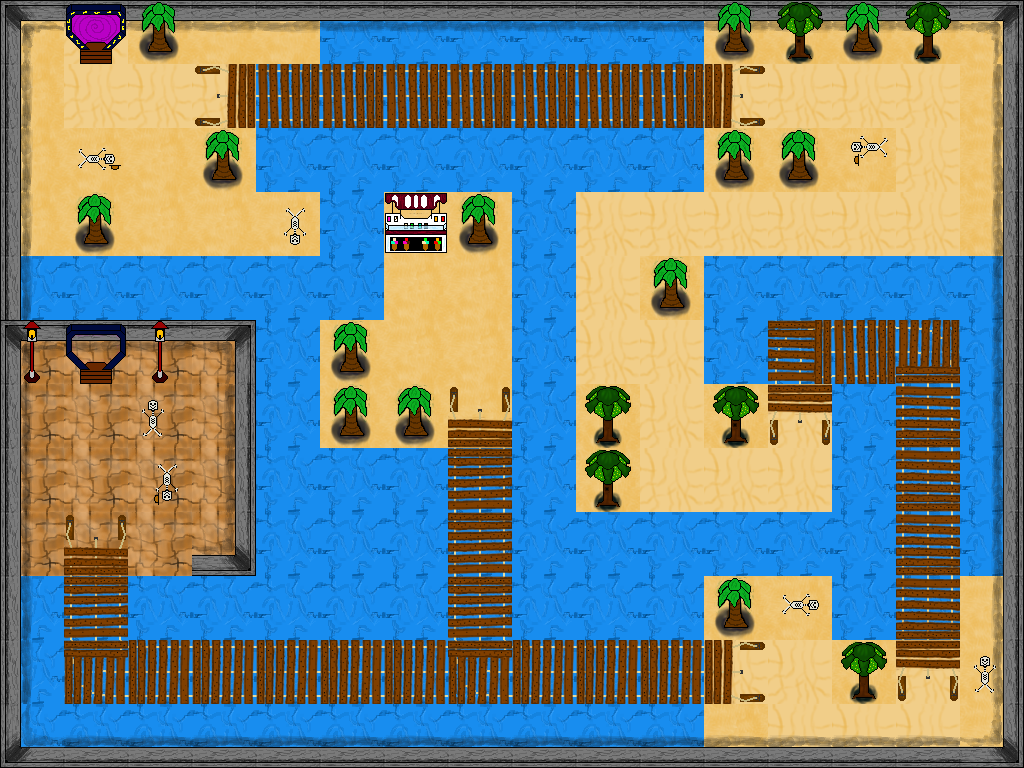

A level layout from a 2D game, rendered from its tile map. Below: a short description, then the map file with tile-grid data replaced by summaries:
An orthogonal 16x12 tile map with 64x64 px tiles, 3 tile layers (Terrain, mauer, Objekte), 7 tilesets.

<map version="1.0" orientation="orthogonal" width="16" height="12" tilewidth="64" tileheight="64">
 <tileset firstgid="1" name="terrain" tilewidth="64" tileheight="64">
  <image source="../../assets/tilesets/terrain.png" width="128" height="192" />
 </tileset>
 <tileset firstgid="7" name="water" tilewidth="64" tileheight="64">
  <image source="../../assets/tilesets/water.png" width="256" height="256" />
 </tileset>
 <tileset firstgid="23" name="wall" tilewidth="64" tileheight="64">
  <image source="../../assets/tilesets/wall.png" width="256" height="192" />
 </tileset>
 <tileset firstgid="35" name="skeleton" tilewidth="64" tileheight="64">
  <image source="../../assets/tilesets/skeleton.png" width="256" height="128" />
 </tileset>
 <tileset firstgid="43" name="plants" tilewidth="64" tileheight="64">
  <image source="../../assets/tilesets/plants.png" width="128" height="128" />
 </tileset>
 <tileset firstgid="47" name="misc" tilewidth="64" tileheight="64">
  <image source="../../assets/tilesets/misc.png" width="128" height="192" />
 </tileset>
 <tileset firstgid="53" name="bridge" tilewidth="64" tileheight="64">
  <image source="../../assets/tilesets/bridge.png" width="256" height="256" />
 </tileset>
 <layer name="Terrain" width="16" height="12">
  <data>[192 cells, 192 non-empty, 4 distinct tile ids]</data>
 </layer>
 <layer name="mauer" width="16" height="12">
  <data>[192 cells, 58 non-empty, 8 distinct tile ids]</data>
 </layer>
 <layer name="Objekte" width="16" height="12">
  <data>[192 cells, 66 non-empty, 24 distinct tile ids]</data>
 </layer>
</map>
